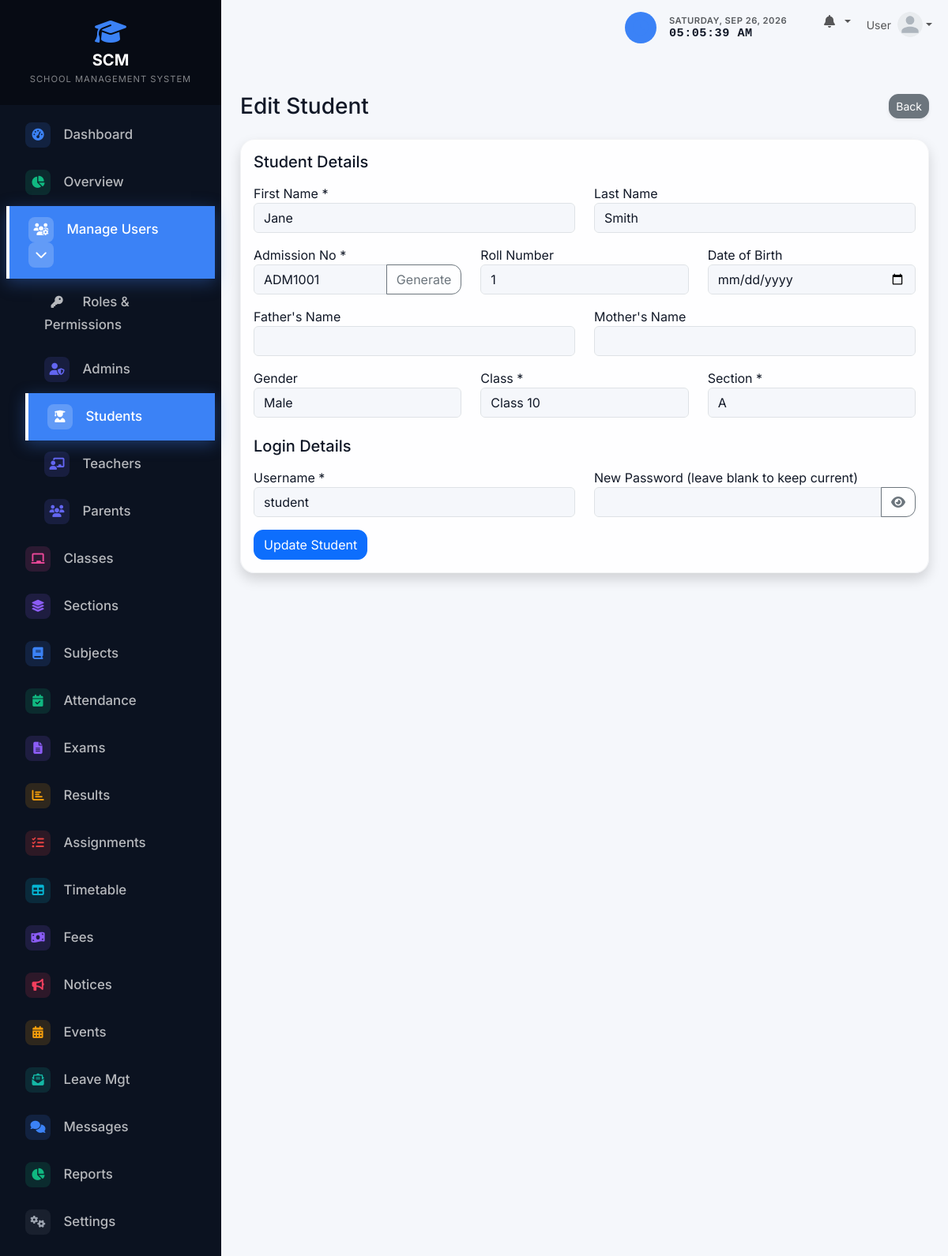
/admin/students/edit.php?id=1 (signed in), run on the app's committed database.
### tables this page shows
CREATE TABLE IF NOT EXISTS settings (
    setting_key VARCHAR(50) PRIMARY KEY,
    setting_value TEXT
);

CREATE TABLE IF NOT EXISTS students (
    id INT AUTO_INCREMENT PRIMARY KEY,
    user_id INT NOT NULL,
    admission_no VARCHAR(20) NOT NULL UNIQUE,
    roll_number INT,
    first_name VARCHAR(50) NOT NULL,
    last_name VARCHAR(50) NOT NULL,
    gender ENUM('Male', 'Female', 'Other'),
    dob DATE,
    blood_group VARCHAR(10),
    phone VARCHAR(20),
    address TEXT,
    city VARCHAR(50),
    state VARCHAR(50),
    parent_name VARCHAR(100),
    parent_phone VARCHAR(20),
    class_id INT NOT NULL,
    section_id INT NOT NULL,
    admission_date DATE,
    profile_photo VARCHAR(255),
    status ENUM('active', 'inactive') DEFAULT 'active',
    created_at TIMESTAMP DEFAULT CURRENT_TIMESTAMP,
    updated_at TIMESTAMP DEFAULT CURRENT_TIMESTAMP ON UPDATE CURRENT_TIMESTAMP,
    FOREIGN KEY (user_id) REFERENCES users(id) ON DELETE CASCADE,
    FOREIGN KEY (class_id) REFERENCES classes(id) ON DELETE RESTRICT,
    FOREIGN KEY (section_id) REFERENCES sections(id) ON DELETE RESTRICT
);

CREATE TABLE IF NOT EXISTS classes (
    id INT AUTO_INCREMENT PRIMARY KEY,
    name VARCHAR(50) NOT NULL UNIQUE,
    created_at TIMESTAMP DEFAULT CURRENT_TIMESTAMP
);

CREATE TABLE IF NOT EXISTS sections (
    id INT AUTO_INCREMENT PRIMARY KEY,
    class_id INT NOT NULL,
    name VARCHAR(50) NOT NULL,
    created_at TIMESTAMP DEFAULT CURRENT_TIMESTAMP,
    FOREIGN KEY (class_id) REFERENCES classes(id) ON DELETE CASCADE,
    UNIQUE KEY unique_class_section (class_id, name)
);

CREATE TABLE IF NOT EXISTS users (
    id INT AUTO_INCREMENT PRIMARY KEY,
    username VARCHAR(50) NOT NULL UNIQUE,
    email VARCHAR(100) NOT NULL UNIQUE,
    password_hash VARCHAR(255) NOT NULL,
    role ENUM('admin', 'teacher', 'student') NOT NULL,
    status ENUM('active', 'inactive') DEFAULT 'active',
    created_at TIMESTAMP DEFAULT CURRENT_TIMESTAMP,
    updated_at TIMESTAMP DEFAULT CURRENT_TIMESTAMP ON UPDATE CURRENT_TIMESTAMP
);

### config/functions.php (called while the page is built, shortened)
<?php
function get_setting($pdo, $key, $default = '') {
    $stmt = $pdo->prepare("SELECT setting_value FROM settings WHERE setting_key = ?");
    $stmt->execute([$key]);
    $result = $stmt->fetch();
    return $result ? $result['setting_value'] : $default;
}
?>

### admin/students/edit.php (the view, shortened to what this page needs)
<?php
require_once '../../config/database.php';
require_once '../../config/functions.php';
$id = $_GET['id'] ?? 0;
$stmt = $pdo->prepare("SELECT s.*, u.username FROM students s JOIN users u ON s.user_id = u.id WHERE s.id = ?");
$stmt->execute([$id]);
$record = $stmt->fetch();
$classes = $pdo->query("SELECT * FROM classes ORDER BY name")->fetchAll();
$sections = $pdo->query("SELECT * FROM sections ORDER BY name")->fetchAll();
include '../../includes/header.php';
?>
<div class="d-sm-flex align-items-center justify-content-between mb-4">
    <h1 class="h3 mb-0 text-gray-800">Edit Student</h1>
    <a href="index.php" class="btn btn-sm btn-secondary shadow-sm">Back</a>
</div>
<div class="card shadow mb-4">
    <div class="card-body">
        <form method="POST" action="">
            <h5 class="mb-3">Student Details</h5>
            <div class="row mb-3">
                <div class="col-md-6">
                    <label>First Name *</label>
                    <input type="text" name="first_name" class="form-control" value="<?= htmlspecialchars($record['first_name']) ?>" required>
                </div>
                <div class="col-md-6">
                    <label>Last Name</label>
                    <input type="text" name="last_name" class="form-control" value="<?= htmlspecialchars($record['last_name']) ?>">
                </div>
            </div>
            <div class="row mb-3">
                <div class="col-md-4">
                    <label>Admission No *</label>
                    <div class="input-group">
                        <input type="text" name="admission_no" id="admission_no" class="form-control" value="<?= htmlspecialchars($record['admission_no']) ?>" required>
                        <button class="btn btn-outline-secondary" type="button" onclick="generateStudentId()">
                            Generate
                        </button>
                    </div>
                </div>
                <div class="col-md-4">
                    <label>Roll Number</label>
                    <input type="text" name="roll_number" class="form-control" value="<?= htmlspecialchars($record['roll_number']) ?>">
                </div>
                <div class="col-md-4">
                    <label>Date of Birth</label>
                    <input type="date" name="dob" class="form-control" value="<?= htmlspecialchars($record['dob']) ?>">
                </div>
            </div>
            <div class="row mb-3">
                <div class="col-md-6">
                    <label>Father's Name</label>
                    <input type="text" name="father_name" class="form-control" value="<?= htmlspecialchars($record['father_name'] ?? '') ?>">
                </div>
                <div class="col-md-6">
                    <label>Mother's Name</label>
                    <input type="text" name="mother_name" class="form-control" value="<?= htmlspecialchars($record['mother_name'] ?? '') ?>">
                </div>
            </div>
            <div class="row mb-3">
                <div class="col-md-4">
                    <label>Gender</label>
                    <select name="gender" class="form-control">
                        <option value="Male" <?= $record['gender']=='Male'?'selected':'' ?>>Male</option>
                    </select>
                </div>
                <div class="col-md-4">
                    <label>Class *</label>
                    <select name="class_id" class="form-control" required>
                        <?php foreach ($classes as $class): ?>
                        <option value="<?= $class['id'] ?>" <?= $class['id']==$record['class_id']?'selected':'' ?>><?= htmlspecialchars($class['name']) ?></option>
                        <?php endforeach; ?>
                    </select>
                </div>
                <div class="col-md-4">
                    <label>Section *</label>
                    <select name="section_id" class="form-control" required>
                        <?php foreach ($sections as $section): ?>
                        <option value="<?= $section['id'] ?>" <?= $section['id']==$record['section_id']?'selected':'' ?>><?= htmlspecialchars($section['name']) ?></option>
                        <?php endforeach; ?>
                    </select>
                </div>
            </div>
            <h5 class="mb-3 mt-4">Login Details</h5>
            <div class="row mb-3">
                <div class="col-md-6">
                    <label>Username *</label>
                    <input type="text" name="username" class="form-control" value="<?= htmlspecialchars($record['username']) ?>" required>
                </div>
                <div class="col-md-6">
                    <label>New Password (leave blank to keep current)</label>
                    <div class="input-group">
                        <input type="password" name="password" id="password" class="form-control">
                        <button class="btn btn-outline-secondary" type="button" onclick="togglePassword('password', this)">
                            <i class="fas fa-eye"></i>
                        </button>
                    </div>
                </div>
            </div>
            <button type="submit" class="btn btn-primary">Update Student</button>
        </form>
    </div>
</div>
<?php include '../../includes/footer.php'; ?>

### includes/sidebar.php (shortened to what this page needs)
<?php
$current_page = $_SERVER['REQUEST_URI'];
$sidebar_school_name = get_setting($pdo, 'school_name', 'SCM - SCHOOL MANAGEMENT');
$name_parts = explode(' - ', $sidebar_school_name, 2);
$main_name = $name_parts[0];
$sub_name = isset($name_parts[1]) ? $name_parts[1] : '';
?>
<nav id="sidebar" class="text-white">
    <div class="sidebar-header p-4 text-center">
        <a href="<?= BASE_URL ?>/index.php" class="text-white text-decoration-none d-flex flex-column align-items-center">
            <i class="fas fa-graduation-cap fa-2x mb-2 text-primary"></i>
            <h5 class="mb-0 fw-bold tracking-wide"><?= htmlspecialchars($main_name) ?></h5>
            <?php if ($sub_name): ?>
            <small class="text-white-50 mt-1" style="font-size: 0.7rem; letter-spacing: 1px;"><?= htmlspecialchars(strtoupper($sub_name)) ?></small>
            <?php endif; ?>
        </a>
    </div>
    <ul class="list-unstyled components p-2">
        <?php if ($_SESSION['user_role'] === 'admin'): ?>
            <li class="<?= strpos($current_page, '/admin/dashboard.php') !== false ? 'active' : '' ?>">
                <a href="<?= BASE_URL ?>/admin/dashboard.php"><i class="fas fa-fw fa-tachometer-alt me-2"></i> Dashboard</a>
            </li>
            <li class="<?= strpos($current_page, '/admin/overview.php') !== false ? 'active' : '' ?>">
                <a href="<?= BASE_URL ?>/admin/overview.php"><i class="fas fa-fw fa-chart-pie me-2"></i> Overview</a>
            </li>
            <?php
                $is_users_active = strpos($current_page, '/admin/admins/') !== false || strpos($current_page, '/admin/roles/') !== false || strpos($current_page, '/admin/students/') !== false || strpos($current_page, '/admin/teachers/') !== false || strpos($current_page, '/admin/parents/') !== false;
            ?>
            <li class="<?= $is_users_active ? 'active' : '' ?>">
                <a href="#usersSubmenu" data-bs-toggle="collapse" aria-expanded="<?= $is_users_active ? 'true' : 'false' ?>" class="manage-users-btn <?= $is_users_active ? '' : 'collapsed' ?>" style="text-decoration: none;">
                    <i class="fas fa-fw fa-users-cog"></i>
                    <span>Manage Users</span>
                    <i class="fas fa-chevron-down dropdown-arrow"></i>
                </a>
                <ul class="collapse list-unstyled <?= $is_users_active ? 'show' : '' ?>" id="usersSubmenu" style="padding-left: 1.5rem;">
                    <li class="<?= strpos($current_page, '/admin/roles/') !== false ? 'active' : '' ?>"><a href="<?= BASE_URL ?>/admin/roles/"><i class="fas fa-fw fa-key me-2"></i> Roles & Permissions</a></li>
                    <li class="<?= strpos($current_page, '/admin/admins/') !== false ? 'active' : '' ?>"><a href="<?= BASE_URL ?>/admin/admins/"><i class="fas fa-fw fa-user-shield me-2"></i> Admins</a></li>
                    <li class="<?= strpos($current_page, '/admin/students/') !== false ? 'active' : '' ?>"><a href="<?= BASE_URL ?>/admin/students/" class="students-active"><i class="fas fa-fw fa-user-graduate me-2"></i> Students</a></li>
                    <li class="<?= strpos($current_page, '/admin/teachers/') !== false ? 'active' : '' ?>"><a href="<?= BASE_URL ?>/admin/teachers/"><i class="fas fa-fw fa-chalkboard-teacher me-2"></i> Teachers</a></li>
                    <li class="<?= strpos($current_page, '/admin/parents/') !== false ? 'active' : '' ?>"><a href="<?= BASE_URL ?>/admin/parents/"><i class="fas fa-fw fa-users me-2"></i> Parents</a></li>
                </ul>
            </li>
            <li class="<?= strpos($current_page, '/admin/classes/') !== false ? 'active' : '' ?>"><a href="<?= BASE_URL ?>/admin/classes/"><i class="fas fa-fw fa-chalkboard me-2"></i> Classes</a></li>
            <li class="<?= strpos($current_page, '/admin/sections/') !== false ? 'active' : '' ?>"><a href="<?= BASE_URL ?>/admin/sections/"><i class="fas fa-fw fa-layer-group me-2"></i> Sections</a></li>
            <li class="<?= strpos($current_page, '/admin/subjects/') !== false ? 'active' : '' ?>"><a href="<?= BASE_URL ?>/admin/subjects/"><i class="fas fa-fw fa-book me-2"></i> Subjects</a></li>
            <li class="<?= strpos($current_page, '/admin/attendance/') !== false ? 'active' : '' ?>"><a href="<?= BASE_URL ?>/admin/attendance/"><i class="fas fa-fw fa-calendar-check me-2"></i> Attendance</a></li>
            <li class="<?= strpos($current_page, '/admin/exams/') !== false ? 'active' : '' ?>"><a href="<?= BASE_URL ?>/admin/exams/"><i class="fas fa-fw fa-file-alt me-2"></i> Exams</a></li>
            <li class="<?= strpos($current_page, '/admin/results/') !== false ? 'active' : '' ?>"><a href="<?= BASE_URL ?>/admin/results/"><i class="fas fa-fw fa-chart-bar me-2"></i> Results</a></li>
            <li class="<?= strpos($current_page, '/admin/assignments/') !== false ? 'active' : '' ?>"><a href="<?= BASE_URL ?>/admin/assignments/"><i class="fas fa-fw fa-tasks me-2"></i> Assignments</a></li>
            <li class="<?= strpos($current_page, '/admin/timetable/') !== false ? 'active' : '' ?>"><a href="<?= BASE_URL ?>/admin/timetable/"><i class="fas fa-fw fa-table me-2"></i> Timetable</a></li>
            <li class="<?= strpos($current_page, '/admin/fees/') !== false ? 'active' : '' ?>"><a href="<?= BASE_URL ?>/admin/fees/"><i class="fas fa-fw fa-money-bill-wave me-2"></i> Fees</a></li>
            <li class="<?= strpos($current_page, '/admin/notices/') !== false ? 'active' : '' ?>"><a href="<?= BASE_URL ?>/admin/notices/"><i class="fas fa-fw fa-bullhorn me-2"></i> Notices</a></li>
            <li class="<?= strpos($current_page, '/admin/events/') !== false ? 'active' : '' ?>"><a href="<?= BASE_URL ?>/admin/events/"><i class="fas fa-fw fa-calendar-alt me-2"></i> Events</a></li>
            <li class="<?= strpos($current_page, '/admin/leaves/') !== false ? 'active' : '' ?>"><a href="<?= BASE_URL ?>/admin/leaves/"><i class="fas fa-fw fa-envelope-open-text me-2"></i> Leave Mgt</a></li>
            <li class="<?= strpos($current_page, '/admin/messages/') !== false ? 'active' : '' ?>"><a href="<?= BASE_URL ?>/admin/messages/"><i class="fas fa-fw fa-comments me-2"></i> Messages</a></li>
            <li class="<?= strpos($current_page, '/admin/reports/') !== false ? 'active' : '' ?>"><a href="<?= BASE_URL ?>/admin/reports/"><i class="fas fa-fw fa-chart-pie me-2"></i> Reports</a></li>
            <li class="<?= strpos($current_page, '/admin/settings/') !== false ? 'active' : '' ?>"><a href="<?= BASE_URL ?>/admin/settings/"><i class="fas fa-fw fa-cogs me-2"></i> Settings</a></li>
        <?php endif; ?>
    </ul>
</nav>

### data on the page
settings: setting_value "SCM", setting_value "SCHOOL MANAGEMENT SYSTEM"
students: first_name "Jane", last_name "Smith", admission_no "ADM1001", roll_number "1", class_id "Class 10", section_id "A", username "student"

### other printed values
$_SESSION['name'] "User"
